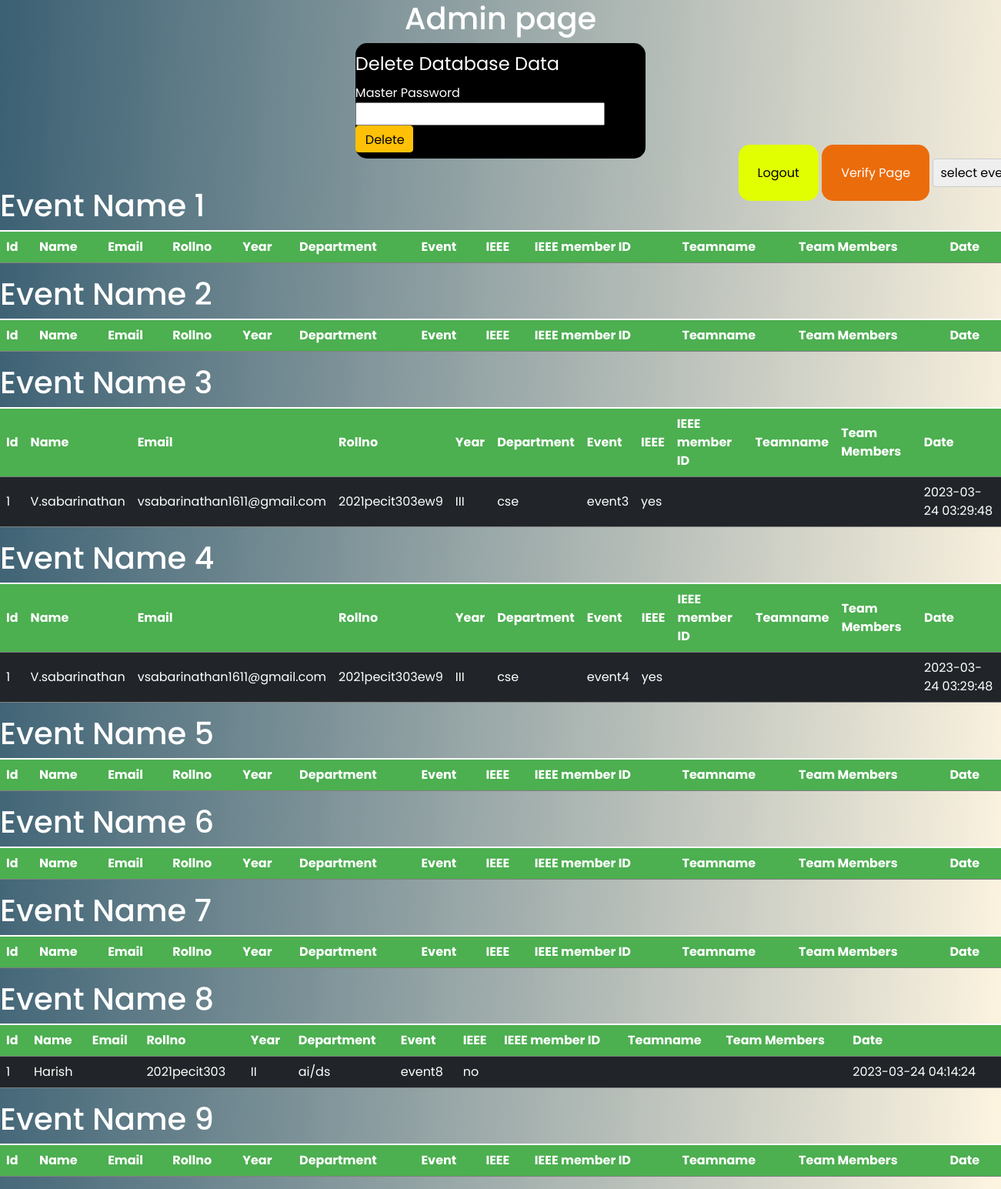
The page /admin (signed in) on the database its author committed.
### website/models.py (models this page shows)
class Event3(db.Model):
    id = db.Column(db.Integer, primary_key=True)
    name=db.Column(db.String(100))
    email = db.Column(db.String(150))
    rollno=db.Column(db.String(100),unique=True)
    dept=db.Column(db.String(100))
    ieee=db.Column(db.String(10))
    year=db.Column(db.String(10))
    event=db.Column(db.String(100))
    teamname=db.Column(db.String(500))
    team_members=db.Column(db.String(500))
    date = db.Column(db.DateTime(timezone=True), default=func.now())

class Event4(db.Model):
    id = db.Column(db.Integer, primary_key=True)
    name=db.Column(db.String(100))
    email = db.Column(db.String(150))
    rollno=db.Column(db.String(100),unique=True)
    dept=db.Column(db.String(100))
    ieee=db.Column(db.String(10))
    year=db.Column(db.String(10))
    event=db.Column(db.String(100))
    teamname=db.Column(db.String(500))
    team_members=db.Column(db.String(500))
    date = db.Column(db.DateTime(timezone=True), default=func.now())

class Event8(db.Model):
    id = db.Column(db.Integer, primary_key=True)
    name=db.Column(db.String(100))
    email = db.Column(db.String(150))
    rollno=db.Column(db.String(100),unique=True)
    dept=db.Column(db.String(100))
    ieee=db.Column(db.String(10))
    year=db.Column(db.String(10))
    event=db.Column(db.String(100))
    teamname=db.Column(db.String(500))
    team_members=db.Column(db.String(500))
    date = db.Column(db.DateTime(timezone=True), default=func.now())

### website/views.py (the view)
@views.route('/admin', methods=['GET', 'POST'])
@login_required
def admin():
    if (current_user.admin == True):
        event1 = Event1.query.order_by(Event1.date)
        event2 = Event2.query.order_by(Event2.date)
        event3 = Event3.query.order_by(Event3.date)
        event4 = Event4.query.order_by(Event4.date)
        event5 = Event5.query.order_by(Event5.date)
        event6 = Event6.query.order_by(Event6.date)
        event7 = Event7.query.order_by(Event7.date)
        event8 = Event8.query.order_by(Event8.date)
        event9 = Event9.query.order_by(Event9.date)
    else:
        return redirect(url_for('auth.login'))
    return render_template("admin.html", event1=event1, event2=event2, event3=event3, event4=event4, event5=event5, event6=event6, event7=event7, event8=event8, event9=event9)

### website/templates/admin.html (shortened to what this page needs)
<!DOCTYPE html>
<html lang="en">
<head>
  <link rel="stylesheet" href="https://cdnjs.cloudflare.com/ajax/libs/font-awesome/6.0.0-beta3/css/all.min.css" />
  <link rel="stylesheet" href="/static/css/admin.css">
  <link href="https://cdn.jsdelivr.net/npm/bootstrap@5.1.3/dist/css/bootstrap.min.css" rel="stylesheet"
>
</head>
<body>
  <h1>Admin page</h1>
  <div class="top">
    <legend>Delete Database Data</legend>
    <form method="post" action="{{url_for('views.delete')}}">
      <label for="password">Master Password</label>
      <input name="pass" type="password">
      <button class="btn btn-warning" type="submit">Delete</button>
    </form>
  </div>
  <div class="bottom">
    <a class="logout" href="{{url_for('auth.logout')}}">Logout</a>
    <a class="verify" href="{{url_for('views.upload_photo')}}">Verify Page</a>
    <select name="filter" id="filter">
      <option value="0">select event</option>
    </select>
  </div>
  <div class="event1 table table-dark table-striped">
    <h1>Event Name 1</h1>
    <table>
      <tr>
        <th>Id</th>
        <th>Name</th>
        <th>Email</th>
        <th>Rollno</th>
        <th>Year</th>
        <th>Department</th>
        <th>Event</th>
        <th>IEEE</th>
        <th>IEEE member ID</th>
        <th>Teamname</th>
        <th>Team Members</th>
        <th>Date</th>
      </tr>
    </table>
  </div>
  <div class="event2 table table-dark table-striped">
    <h1>Event Name 2</h1>
    <table>
      <tr>
        <th>Id</th>
        <th>Name</th>
        <th>Email</th>
        <th>Rollno</th>
        <th>Year</th>
        <th>Department</th>
        <th>Event</th>
        <th>IEEE</th>
        <th>IEEE member ID</th>
        <th>Teamname</th>
        <th>Team Members</th>
        <th>Date</th>
      </tr>
    </table>
  </div>
  <div class="event3 table table-dark table-striped">
    <h1>Event Name 3</h1>
    <table>
      <tr>
        <th>Id</th>
        <th>Name</th>
        <th>Email</th>
        <th>Rollno</th>
        <th>Year</th>
        <th>Department</th>
        <th>Event</th>
        <th>IEEE</th>
        <th>IEEE member ID</th>
        <th>Teamname</th>
        <th>Team Members</th>
        <th>Date</th>
      </tr>
      <tbody>
        {% for event3 in event3 %}
        <tr>
          <td>{{event3.id}}</td>
          <td>{{event3.name}}</td>
          <td>{{event3.email}}</td>
          <td>{{event3.rollno}}</td>
          <td>{{event3.year}}</td>
          <td>{{event3.dept}}</td>
          <td>{{event3.event}}</td>
          <td>{{event3.ieee}}</td>
          <td>{{event3.i3emid}}</td>
          <td>{{event3.teamname}}</td>
          <td>{{event3.team_members}}</td>
          <td>{{event3.date}}</td>
        </tr>
        {%endfor%}
      </tbody>
    </table>
  </div>
  <div class="event4 table table-dark table-striped">
    <h1>Event Name 4</h1>
    <table>
      <tr>
        <th>Id</th>
        <th>Name</th>
        <th>Email</th>
        <th>Rollno</th>
        <th>Year</th>
        <th>Department</th>
        <th>Event</th>
        <th>IEEE</th>
        <th>IEEE member ID</th>
        <th>Teamname</th>
        <th>Team Members</th>
        <th>Date</th>
      </tr>
      <tbody>
        {% for event4 in event4 %}
        <tr>
          <td>{{event4.id}}</td>
          <td>{{event4.name}}</td>
          <td>{{event4.email}}</td>
          <td>{{event4.rollno}}</td>
          <td>{{event4.year}}</td>
          <td>{{event4.dept}}</td>
          <td>{{event4.event}}</td>
          <td>{{event4.ieee}}</td>
          <td>{{event4.i3emid}}</td>
          <td>{{event4.teamname}}</td>
          <td>{{event4.team_members}}</td>
          <td>{{event4.date}}</td>
        </tr>
        {%endfor%}
      </tbody>
    </table>
  </div>
  <div class="event5 table table-dark table-striped">
    <h1>Event Name 5</h1>
    <table>
      <tr>
        <th>Id</th>
        <th>Name</th>
        <th>Email</th>
        <th>Rollno</th>
        <th>Year</th>
        <th>Department</th>
        <th>Event</th>
        <th>IEEE</th>
        <th>IEEE member ID</th>
        <th>Teamname</th>
        <th>Team Members</th>
        <th>Date</th>
      </tr>
    </table>
  </div>
  <div class="event6 table table-dark table-striped">
    <h1>Event Name 6</h1>
    <table>
      <tr>
        <th>Id</th>
        <th>Name</th>
        <th>Email</th>
        <th>Rollno</th>
        <th>Year</th>
        <th>Department</th>
        <th>Event</th>
        <th>IEEE</th>
        <th>IEEE member ID</th>
        <th>Teamname</th>
        <th>Team Members</th>
        <th>Date</th>
      </tr>
    </table>
  </div>
  <div class="event7 table table-dark table-striped">
    <h1>Event Name 7</h1>
    <table>
      <tr>
        <th>Id</th>
        <th>Name</th>
        <th>Email</th>
        <th>Rollno</th>
        <th>Year</th>
        <th>Department</th>
        <th>Event</th>
        <th>IEEE</th>
        <th>IEEE member ID</th>
        <th>Teamname</th>
        <th>Team Members</th>
        <th>Date</th>
      </tr>
    </table>
  </div>
  <div class="event8 table table-dark table-striped">
    <h1>Event Name 8</h1>
    <table>
      <tr>
        <th>Id</th>
        <th>Name</th>
        <th>Email</th>
        <th>Rollno</th>
        <th>Year</th>
        <th>Department</th>
        <th>Event</th>
        <th>IEEE</th>
        <th>IEEE member ID</th>
        <th>Teamname</th>
        <th>Team Members</th>
        <th>Date</th>
      </tr>
      <tbody>
        {% for event8 in event8 %}
        <tr>
          <td>{{event8.id}}</td>
          <td>{{event8.name}}</td>
          <td>{{event8.email}}</td>
          <td>{{event8.rollno}}</td>
          <td>{{event8.year}}</td>
          <td>{{event8.dept}}</td>
          <td>{{event8.event}}</td>
          <td>{{event8.ieee}}</td>
          <td>{{event8.i3emid}}</td>
          <td>{{event8.teamname}}</td>
          <td>{{event8.team_members}}</td>
          <td>{{event8.date}}</td>
        </tr>
        {%endfor%}
      </tbody>
    </table>
  </div>
  <div class="event9 table table-dark table-striped">
    <h1>Event Name 9</h1>
    <table>
      <tr>
        <th>Id</th>
        <th>Name</th>
        <th>Email</th>
        <th>Rollno</th>
        <th>Year</th>
        <th>Department</th>
        <th>Event</th>
        <th>IEEE</th>
        <th>IEEE member ID</th>
        <th>Teamname</th>
        <th>Team Members</th>
        <th>Date</th>
      </tr>
    </table>
  </div>
</body>
</html>

### website/static/css/admin.css (style rules this page uses)
* { margin: 0; box-sizing: border-box; font-family: 'Poppins', sans-serif; }
body { background: linear-gradient(273deg, #fdf0d5ba, #003049c4); display: flex; flex-direction: column; flex-wrap: wrap; align-content: center; align-items: center; }
a { width: 35px; height: 25px; color: black; background-color: aqua; }
h1 { color: #fff; font-size: 20px; }
.btn-warning { color: #000; background-color: #ffc107; border-color: #ffc107; width: 75px; height: 35px; }
.top { width: 29%; color: #fff; height: 150px; display: flex; flex-wrap: wrap; background: #000; border-radius: 15px; align-content: center; justify-content: center; align-items: center; }
table { border-collapse: collapse; width: 100%; }
th, td { text-align: left; padding: 8px; }
th { background-color: #4caf50; color: white; }
select { margin-bottom: 10px; padding: 5px; border: 1px solid #ccc; border-radius: 4px; }
.bottom { top:0px; left: 500px; position: relative; }
.logout { width: 100px; background-color: #e1ff01; padding: 25px; border: 0px; border-radius: 15px; text-decoration: none; color: #000000; }
.verify { width: 100px; background-color: #eb6c0b; padding: 25px; border: 0px; border-radius: 15px; text-decoration: none; color: white; }

### rows shown on the page
Event3: id "1", name "V.sabarinathan", email "vsabarinathan1611@gmail.com", rollno "2021pecit303ew9", year "III", dept "cse", event "event3", ieee "yes", date "2023-03-24 03:29:48"
Event4: id "1", name "V.sabarinathan", email "vsabarinathan1611@gmail.com", rollno "2021pecit303ew9", year "III", dept "cse", event "event4", ieee "yes", date "2023-03-24 03:29:48"
Event8: id "1", name "Harish", rollno "2021pecit303", year "II", dept "ai/ds", event "event8", ieee "no", date "2023-03-24 04:14:24"
